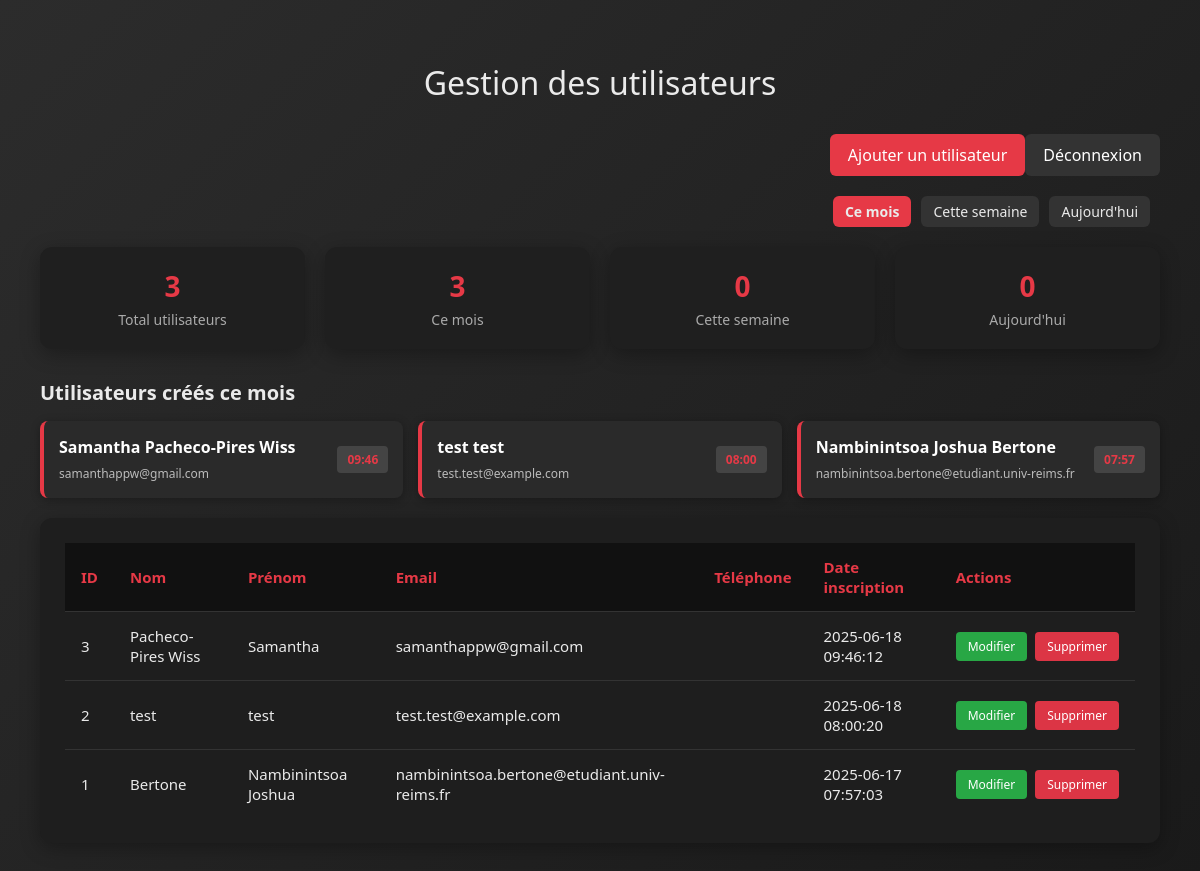
The page /admin/index.php?period=month (signed in) on the database its author committed.
### tables this page shows
CREATE TABLE `utilisateurs` (
  `id` int(11) NOT NULL,
  `nom` varchar(50) NOT NULL,
  `prenom` varchar(50) NOT NULL,
  `email` varchar(100) NOT NULL,
  `mot_de_passe` varchar(255) NOT NULL,
  `telephone` varchar(20) DEFAULT NULL,
  `date_inscription` timestamp NULL DEFAULT current_timestamp(),
  `role` varchar(20) NOT NULL DEFAULT 'user'
);

### admin/controller/admin_controller.php (called while the page is built, shortened)
<?php
require_once(__DIR__ . '/../model/utilisateurs_model.php');
function index() {
    $period = $_GET['period'] ?? 'today';
    $users = getAllUsers();
    $stats = getUserStats();
    $recent_users = getRecentUsers($period);
    include(__DIR__ . '/../view/gestion_view.php');
}

### admin/model/utilisateurs_model.php (called while the page is built, shortened)
<?php
require_once(__DIR__ . '/../../model/db.php');
function getAllUsers(): array {
    global $pdo;
    $stmt = $pdo->query("SELECT * FROM utilisateurs ORDER BY date_inscription DESC");
    return $stmt->fetchAll(PDO::FETCH_ASSOC);
}
function getUserStats(): array {
    global $pdo;
    $stats = [];
    try {
        $stmt = $pdo->query("SELECT COUNT(*) as total FROM utilisateurs");
        $stats['total_users'] = (int)$stmt->fetch(PDO::FETCH_ASSOC)['total'];
        $stmt = $pdo->query("SELECT COUNT(*) as monthly FROM utilisateurs WHERE MONTH(date_inscription) = MONTH(CURRENT_DATE()) AND YEAR(date_inscription) = YEAR(CURRENT_DATE())");
        $stats['monthly_registrations'] = (int)$stmt->fetch(PDO::FETCH_ASSOC)['monthly'];
        $stmt = $pdo->query("SELECT COUNT(*) as weekly FROM utilisateurs WHERE WEEK(date_inscription) = WEEK(CURRENT_DATE()) AND YEAR(date_inscription) = YEAR(CURRENT_DATE())");
        $stats['weekly_registrations'] = (int)$stmt->fetch(PDO::FETCH_ASSOC)['weekly'];
        $stmt = $pdo->query("SELECT COUNT(*) as today FROM utilisateurs WHERE DATE(date_inscription) = CURRENT_DATE()");
        $stats['today_registrations'] = (int)$stmt->fetch(PDO::FETCH_ASSOC)['today'];
    } catch (PDOException $e) {
        $stats = [
            'total_users' => 0,
            'monthly_registrations' => 0,
            'weekly_registrations' => 0,
            'today_registrations' => 0
        ];
    }
    return $stats;
}
function getRecentUsers(string $period = 'today'): array {
    global $pdo;
    switch($period) {
        case 'month':
            $sql = "SELECT * FROM utilisateurs WHERE date_inscription >= DATE_SUB(NOW(), INTERVAL 30 DAY) ORDER BY date_inscription DESC";
            break;
    }
    $stmt = $pdo->query($sql);
    return $stmt->fetchAll(PDO::FETCH_ASSOC);
}

### admin/view/gestion_view.php (the view, shortened to what this page needs)
<!DOCTYPE html>
<html lang="fr">
<head>
</head>
<body>
<?php
$period = $period ?? 'today';
$users = $users ?? [];
$recent_users = $recent_users ?? [];
$stats = $stats ?? [];
?>
<h1>Gestion des utilisateurs</h1>
<a href="index.php?action=logout" style="background-color: #333;">Déconnexion</a>
<a href="index.php?action=addUser">Ajouter un utilisateur</a>
<div class="filter-tabs">
    <a href="?period=today" class="<?= $period === 'today' ? 'active' : '' ?>">Aujourd'hui</a>
    <a href="?period=week" class="<?= $period === 'week' ? 'active' : '' ?>">Cette semaine</a>
    <a href="?period=month" class="<?= $period === 'month' ? 'active' : '' ?>">Ce mois</a>
</div>
<div class="stats-container">
    <div class="stat-card">
        <div class="stat-number"><?= $stats['total_users'] ?? 0 ?></div>
        <div class="stat-label">Total utilisateurs</div>
    </div>
    <div class="stat-card">
        <div class="stat-number"><?= $stats['monthly_registrations'] ?? 0 ?></div>
        <div class="stat-label">Ce mois</div>
    </div>
    <div class="stat-card">
        <div class="stat-number"><?= $stats['weekly_registrations'] ?? 0 ?></div>
        <div class="stat-label">Cette semaine</div>
    </div>
    <div class="stat-card">
        <div class="stat-number"><?= $stats['today_registrations'] ?? 0 ?></div>
        <div class="stat-label">Aujourd'hui</div>
    </div>
</div>
<?php if (!empty($recent_users)): ?>
<div class="recent-users-section">
    <?php
    $label = match ($period) {
        'today' => "aujourd'hui",
        'week' => "cette semaine",
        'month' => "ce mois",
        default => "",
    };
    ?>
    <h2>Utilisateurs créés <?= $label ?></h2>
    <div class="recent-users-container">
        <?php foreach($recent_users as $user): ?>
        <div class="recent-user-card">
            <div class="user-info">
                <strong><?= htmlspecialchars($user['prenom']) ?> <?= htmlspecialchars($user['nom']) ?></strong>
                <small><?= htmlspecialchars($user['email']) ?></small>
            </div>
            <div class="user-time">
                <?= date('H:i', strtotime($user['date_inscription'])) ?>
            </div>
        </div>
        <?php endforeach; ?>
    </div>
</div>
<?php endif; ?>
<div class="table-container">
    <table>
        <thead>
        <tr>
            <th>ID</th>
            <th>Nom</th>
            <th>Prénom</th>
            <th>Email</th>
            <th>Téléphone</th>
            <th>Date inscription</th>
            <th>Actions</th>
        </tr>
        </thead>
        <tbody>
        <?php foreach($users as $user): ?>
        <tr>
            <td><?= htmlspecialchars($user['id']) ?></td>
            <td><?= htmlspecialchars($user['nom']) ?></td>
            <td><?= htmlspecialchars($user['prenom']) ?></td>
            <td><?= htmlspecialchars($user['email']) ?></td>
            <td><?= htmlspecialchars($user['telephone']) ?></td>
            <td><?= htmlspecialchars($user['date_inscription']) ?></td>
            <td>
                <div class="action-buttons">
                    <a href="index.php?action=editUser&id=<?= $user['id'] ?>" class="btn-edit">Modifier</a>
                    <a href="index.php?action=deleteUser&id=<?= $user['id'] ?>" class="btn-delete" onclick="return confirm('Êtes-vous sûr de vouloir supprimer cet utilisateur ?')">Supprimer</a>
                </div>
            </td>
        </tr>
        <?php endforeach; ?>
        </tbody>
    </table>
</div>
</body>
</html>

### admin/view/gestion_view.php (style rules this page uses)
body { font-family: 'Segoe UI', Tahoma, Geneva, Verdana, sans-serif; background: linear-gradient(135deg, #2c2c2c 0%, #1a1a1a 100%); margin: 0; padding: 40px; color: #eaeaea; }
h1 { text-align: center; font-weight: 500; font-size: 32px; margin-bottom: 30px; }
a { display: inline-block; background-color: #e63946; color: white; padding: 10px 18px; text-decoration: none; border-radius: 6px; margin-bottom: 20px; float: right; transition: background-color 0.3s ease; }
.filter-tabs { margin-bottom: 20px; clear: both; }
.filter-tabs a { margin-right: 10px; padding: 6px 12px; border-radius: 6px; background-color: #333; color: #eaeaea; text-decoration: none; font-size: 14px; }
.filter-tabs a.active { background-color: #e63946; font-weight: bold; }
.stats-container { display: grid; grid-template-columns: repeat(auto-fit, minmax(200px, 1fr)); gap: 20px; margin-bottom: 30px; clear: both; }
.stat-card { background-color: #1f1f1f; padding: 20px; border-radius: 12px; box-shadow: 0 5px 20px rgba(0, 0, 0, 0.3); text-align: center; }
.stat-number { font-size: 28px; font-weight: bold; color: #e63946; margin-bottom: 5px; }
.stat-label { font-size: 14px; color: #aaa; }
.recent-users-section h2 { font-size: 20px; margin-bottom: 15px; color: #eaeaea; }
.recent-users-container { display: grid; grid-template-columns: repeat(auto-fill, minmax(280px, 1fr)); gap: 15px; margin-bottom: 20px; }
.recent-user-card { background-color: #2a2a2a; padding: 15px; border-radius: 8px; box-shadow: 0 2px 10px rgba(0, 0, 0, 0.3); display: flex; justify-content: space-between; align-items: center; border-left: 4px solid #e63946; }
.user-info strong { display: block; color: #fff; margin-bottom: 3px; }
.user-info small { color: #bbb; font-size: 12px; }
.user-time { background-color: #444; padding: 5px 10px; border-radius: 4px; font-size: 12px; color: #e63946; font-weight: bold; }
.table-container { background-color: #1e1e1e; padding: 25px; border-radius: 12px; box-shadow: 0 5px 20px rgba(0, 0, 0, 0.3); overflow-x: auto; }
table { width: 100%; border-collapse: collapse; font-size: 15px; color: #eaeaea; }
thead { background-color: #111; color: #e63946; }
th, td { text-align: left; padding: 14px 16px; border-bottom: 1px solid #333; }
tbody tr:last-child td { border-bottom: none; }
.action-buttons { display: flex; gap: 8px; }
.btn-edit { background-color: #28a745; color: white; padding: 6px 12px; text-decoration: none; border-radius: 4px; font-size: 12px; transition: background-color 0.3s ease; margin: 0; float: none; display: inline-block; }
.btn-delete { background-color: #dc3545; color: white; padding: 6px 12px; text-decoration: none; border-radius: 4px; font-size: 12px; transition: background-color 0.3s ease; margin: 0; float: none; display: inline-block; }

### rows shown on the page
utilisateurs: prenom "Samantha", nom "Pacheco-Pires Wiss", email "samanthappw@gmail.com", date_inscription "09:46", id "3", date_inscription "2025-06-18 09:46:12"
utilisateurs: prenom "test", nom "test", email "test.test@example.com", date_inscription "08:00", id "2", date_inscription "2025-06-18 08:00:20"
utilisateurs: prenom "Nambinintsoa Joshua", nom "Bertone", email "nambinintsoa.bertone@etudiant.univ-reims.fr", date_inscription "07:57", id "1", date_inscription "2025-06-17 07:57:03"

### other values the page prints
$stats['total_users'] "3"
$stats['monthly_registrations'] "3"
$stats['weekly_registrations'] "0"
$stats['today_registrations'] "0"
$label "ce mois"
